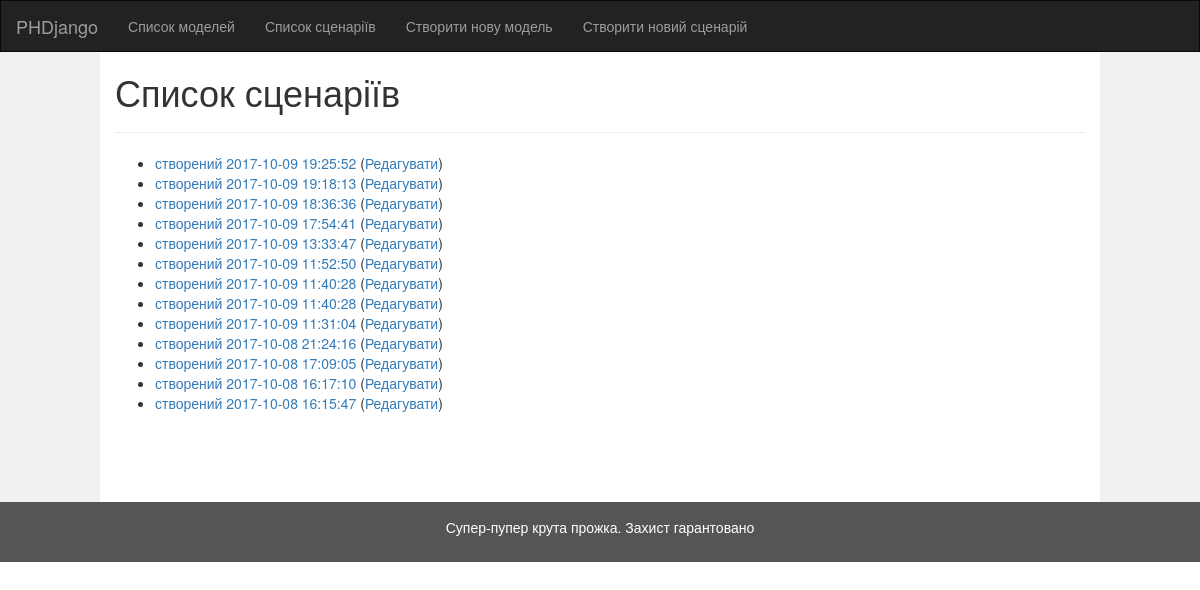
/models/model-run-config/, run on an earlier commit of the app's database.
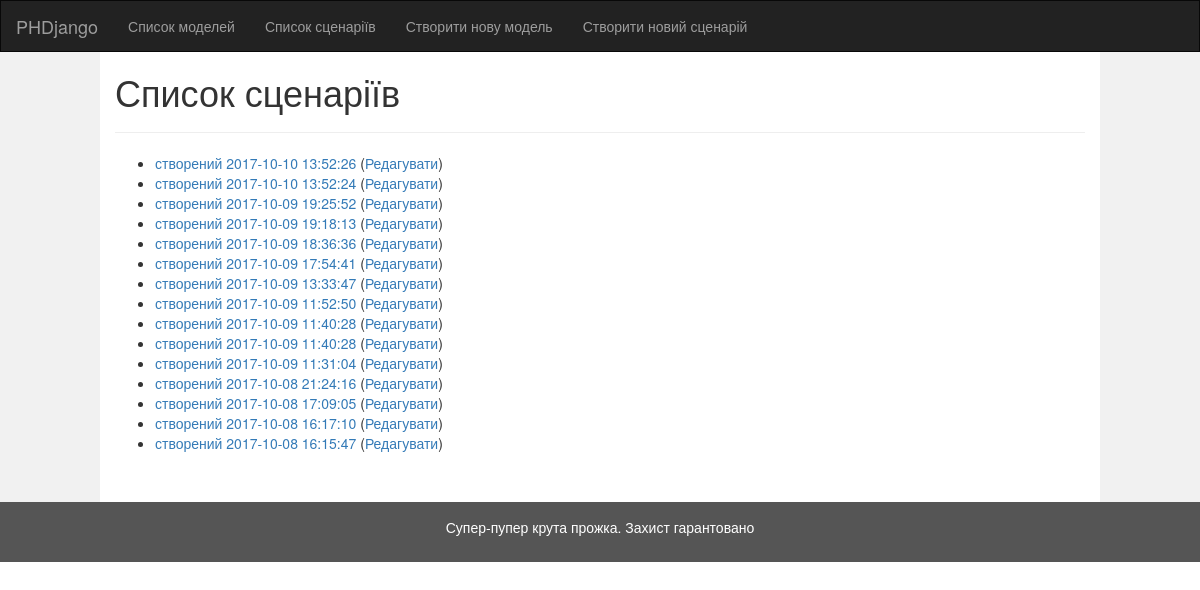
And on a later commit of the database.
### models/models.py (models this page shows)
class ModelRunConfiguration(models.Model):
    title = models.CharField(null=True, max_length=1024)
    created_at = models.DateTimeField(auto_now_add=True, null=True)
    iterations = models.IntegerField("Кількість ітерацій", null=True)
    initial_money = models.DecimalField("Початковий обсяг грошової маси", null=True,max_digits=20,decimal_places=2)
    household_birth = models.IntegerField("Приріст чисельності домогосподарств", null=True)
    firm_birth = models.IntegerField("Рівень появи нових фірм", null=True)
    money_growth = models.DecimalField("Приріст грошової маси", null=True, max_digits=20, decimal_places=2)
    raw_firm_config = models.ForeignKey(FirmRunConfiguration, related_name="RawFirm", null=True)
    capital_firm_config = models.ForeignKey(FirmRunConfiguration, related_name="CapitalFirm", null=True)
    production_firm_config = models.ForeignKey(FirmRunConfiguration, related_name="ProductionFirm", null=True)
    household_config = models.ForeignKey(HouseholdRunConfiguration, related_name="Household", null=True)
    government_config = models.ForeignKey(GovernmentRunConfiguration, related_name="Government", null=True)
    outside_world_config = models.ForeignKey(OutsideWorldRunConfiguration, related_name="OutsideWorld", null=True)
    def natural_key(self):
        return (self.title, self.created_at, self.iterations, self.initial_money, self.household_birth, self.firm_birth,
                self.money_growth,) + self.raw_firm_config.natural_key() + self.capital_firm_config.natural_key() + \
               self.production_firm_config.natural_key() + self.household_config.natural_key() + self.government_config.natural_key() + \
               self.outside_world_config.natural_key()
    natural_key.dependencies = ['phdjango.FirmRunConfiguration', 'phdjango.HouseholdRunConfiguration',
                                'phdjango.GovernmentRunConfiguration', 'phdjango.OutsideWorldRunConfiguration']
    def __str__(self):
        return "Сценарій " + str(
            self.title) if self.title is not None else "" + " створений " + self.created_at.strftime("%Y-%m-%d %H:%M:%S")

### models/run_config_views.py (the view)
class RunConfIndexView(generic.ListView):
    template_name = 'models/run-conf-index.html'
    context_object_name = 'latest_run_conf_list'
    def get_queryset(self):
        return ModelRunConfiguration.objects.order_by('-created_at')

### models/templates/models/run-conf-index.html
{% extends 'models/base.html' %}
{% block title %}Список сценаріїв{% endblock %}
{% block content %}
    {% if latest_run_conf_list %}
        <ul>
            {% for model in latest_run_conf_list %}
                <li>
                    <a href="{% url 'models:model-run-config-detail' model.id %}">{{ model }}</a>
                    (<a href="{% url 'models:model-run-config-edit-basic' model.id %}">Редагувати</a>)
                </li>
            {% endfor %}
        </ul>
    {% else %}
        <p>Сценаріїв поки не створено.</p>
    {% endif %}
{% endblock %}

What changed in the data, as far as the page shows it:
added ModelRunConfiguration: title+created_at "створений 2017-10-10 13:52:26"
added ModelRunConfiguration: title+created_at "створений 2017-10-10 13:52:24"
